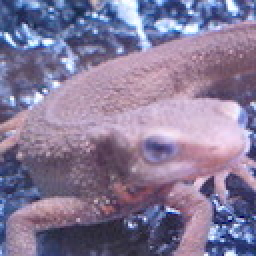
#> input picture Question_51_60/imori.jpg, 128 x 128 px, found by its file name (shown 2 times larger)
$ python prac_52.py
#> lines starting #> are read from the running program, lines starting #| are printed output that depends on the picture; after the words box and inside, x2 and y2 are one past the last pixel; in counts of white or black regions, pixels touching at a corner belong together
import cv2
import numpy as np

# Read image
img = cv2.imread("Question_51_60\imori.jpg")
#> img is the input picture: shape (128, 128, 3); mean B, G, R 152.8, 121.8, 134.1
gray = cv2.cvtColor(img, cv2.COLOR_BGR2GRAY)
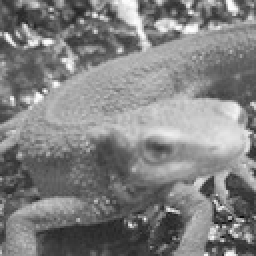
#> gray: shape (128, 128) (shown 2 times larger); min 11, max 254, mean 129

# 大津の手法
ret, bin_img = cv2.threshold(gray, 0, 255, cv2.THRESH_OTSU)
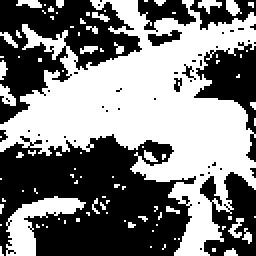
#> bin_img: shape (128, 128) (shown 2 times larger); 49.5% white; 93 white regions (80 under 20 px), largest, box (x1, y1, x2, y2) and area: (0, 0, 128, 128) 6947, (3, 98, 43, 128) 483, (0, 42, 8, 53) 50
#> ret = 129
kernel = cv2.getStructuringElement(cv2.MORPH_ELLIPSE, (3, 3))

out = cv2.morphologyEx(bin_img, cv2.MORPH_TOPHAT, kernel, iterations=3)
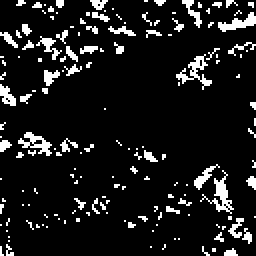
#> out: shape (128, 128) (shown 2 times larger); 10.2% white in thin lines or dots

# Save result
cv2.imshow("result", out)
cv2.waitKey(0)

$ run again, with Question_51_60/thorino.jpg copied over Question_51_60/imori.jpg
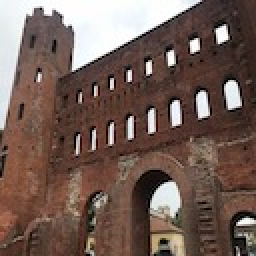
#> input picture Question_51_60/thorino.jpg, 128 x 128 px, found by its file name (shown 2 times larger)
#> img is the input picture: shape (128, 128, 3); mean B, G, R 86.4, 94.7, 115.3
#> `ret, bin_img = cv2.threshold(gray, 0, 255, cv2.THRESH_OTSU)`:
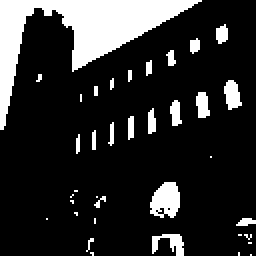
#> bin_img: shape (128, 128) (shown 2 times larger); 17.1% white; 37 white regions (23 under 20 px), largest, box (x1, y1, x2, y2) and area: (0, 0, 101, 65) 1911, (75, 91, 90, 109) 201, (76, 117, 92, 128) 95
#> ret = 152
#> `out = cv2.morphologyEx(bin_img, cv2.MORPH_TOPHAT, kernel, iterations=3)`:
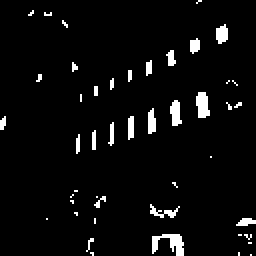
#> out: shape (128, 128) (shown 2 times larger); 4.4% white; 46 white regions (34 under 20 px), largest, box (x1, y1, x2, y2) and area: (76, 117, 92, 128) 95, (98, 46, 105, 59) 70, (85, 50, 91, 63) 55
